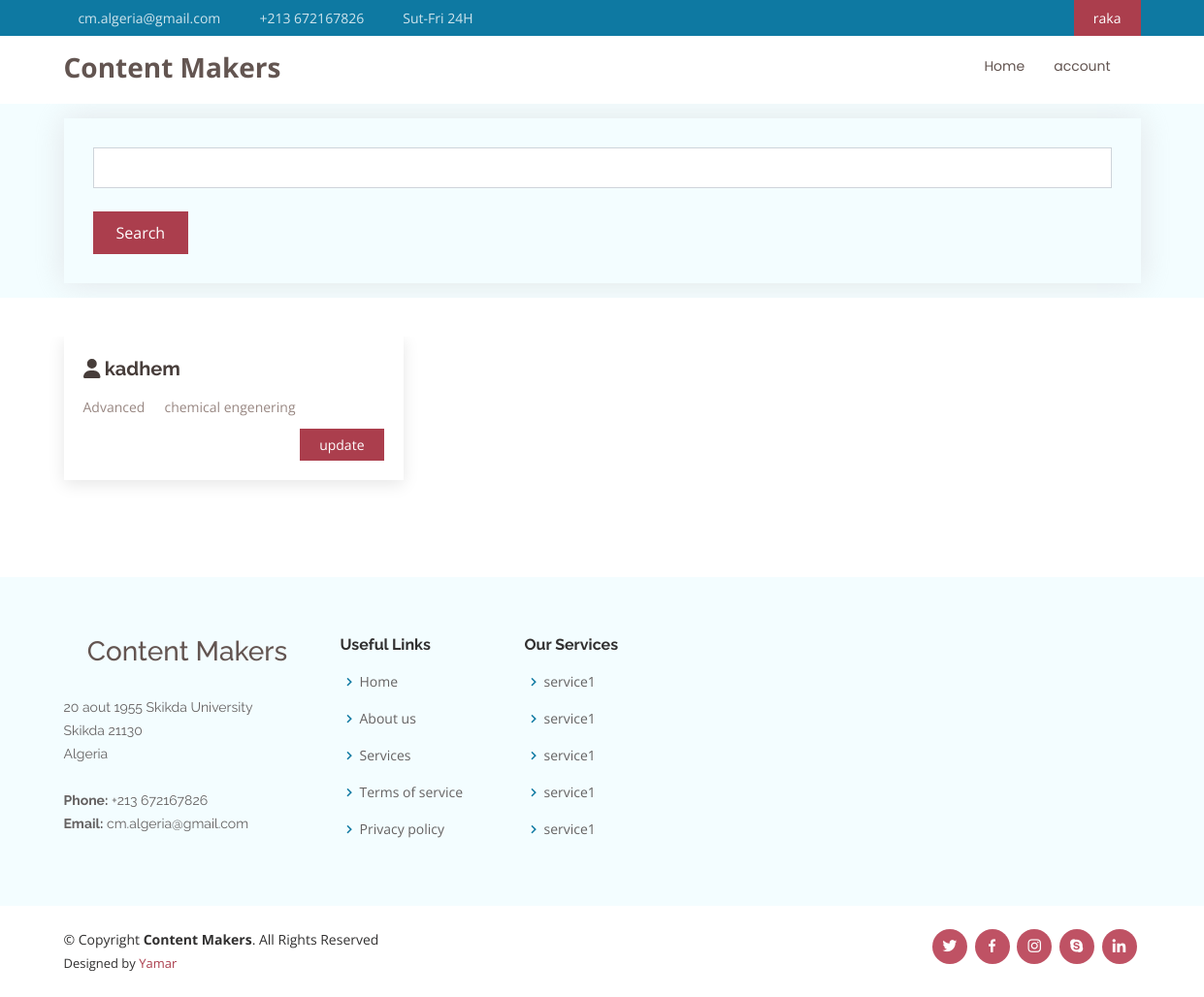
/manage/students/ (signed in), run on the app's committed database.
### accounts/models.py (models this page shows)
class User(AbstractUser):
	is_student = models.BooleanField(default=False)
	is_organizer = models.BooleanField(default=False)
	location = models.ForeignKey(Location , on_delete = models.CASCADE , null=True)

class Student(models.Model):
	LEVELS = [
    ('Beginner', 'Beginner'),
    ('Advanced', 'Advanced'),
    ('Profissional', 'Profissional'),
    ]
	user = models.OneToOneField(User , on_delete=models.CASCADE)
	domain = models.CharField(max_length=70 , null=True)
	level = models.CharField(max_length=70 , choices=LEVELS, default='Beginner')
	profile_image = models.ImageField(upload_to = imageupload , null=True)
	def __str__(self):
		return self.user.username

### courses/views.py (the view)
# urls.py: path('students/', views.students , name='students'),
@login_required
@teacher_required
def students(request):
    searchform = SearchForm()
    users = User.objects.filter(location = request.user.location)
    paginator = Paginator(users, 21)
    page_number = request.GET.get('page')
    page_obj = paginator.get_page(page_number)
    context = {
    'users' : page_obj,
    'searchform' : searchform
    }
    return render(request , 'manage/students.html' , context)

### courses/forms.py
class SearchForm(forms.Form):
    def __init__(self, *args, **kwargs):
        super().__init__(*args, **kwargs)
        self.fields['keyword'].widget.attrs.update({'class': 'form-control'} )
    keyword = forms.CharField(max_length=50)

### courses/templates/manage/students.html (shortened to what this page needs)
{% extends 'header.html' %}
{% load static %}
{% block content %}
      	{% block nav %}
      	    <section id="breadcrumbs" class="breadcrumbs">
		      <div class="container contact">
		      	<form request="GET" action="{% url 'search' %}" class="php-email-form">
		      		{{searchform.keyword}}
		      		<br>
		      		<button type="submit">Search</button>
		      	</form>
		      </div>
		    </section>
      	{% endblock nav %}
	{% block head-content %}
	<section id="blog" class="blog">
			<div class="container">
				<div class="row">
				{% if searchresult%}
					{% for student in searchresult %}
						{% if student.user.location == request.user.location %}
				            <div class="col-lg-4  col-md-4" data-aos="fade-up">
				              <article class="entry">
				                <h2 class="entry-title">
				                  <a href=""> <i class="fas fa-user"></i> {{student.user.username}}</a>
				                </h2>
				                <div class="entry-meta">
				                  <ul>
				                    <li class="d-flex align-items-center"><a href="">{{student.level}}</a></li>
				                    <li class="d-flex align-items-center"><a href="">{{student.domain}}</a></li>
				                  </ul>
				                </div>
				                <div class="entry-content">
				                  <div class="read-more">
				                    <a href="{% url 'updatestudent' student.user.username %}">update</a>
				                  </div>
				                </div>
				              </article>
				            </div>
				        {% endif %}
			        {% endfor %}
				{% else %}
				{% for user in users %}
					{% if user.is_student == True %}
			            <div class="col-lg-4  col-md-4" data-aos="fade-up">
			              <article class="entry">
			                <h2 class="entry-title">
			                  <a href=""> <i class="fas fa-user"></i> {{user.student}}</a>
			                </h2>
			                <div class="entry-meta">
			                  <ul>
			                    <li class="d-flex align-items-center"><a href="">{{user.student.level}}</a></li>
			                    <li class="d-flex align-items-center"><a href="">{{user.student.domain}}</a></li>
			                  </ul>
			                </div>
			                <div class="entry-content">
			                  <div class="read-more">
			                    <a href="{% url 'updatestudent' user.username %}">update</a>
			                  </div>
			                </div>
			              </article>
			            </div>
			         {% endif %}
		        {% endfor %}
		        {% endif %}
				</div>
			</div>
	</section>
	{% endblock head-content %}
{% endblock %}

### templates/base.html (shortened to what this page needs)
{% load static %}
<!DOCTYPE html>
<html lang="en">
<head>
  <link href="{% static 'assets/vendor/bootstrap/css/bootstrap.min.css' %}" rel="stylesheet">
  <link href="{% static 'assets/vendor/icofont/icofont.min.css' %}" rel="stylesheet">
  <link href="{% static 'assets/vendor/boxicons/css/boxicons.min.css' %}" rel="stylesheet">
  <link href="{% static 'assets/vendor/venobox/venobox.css' %}" rel="stylesheet">
  <link href="{% static 'assets/vendor/owl.carousel/assets/owl.carousel.min.css' %}" rel="stylesheet">
  <link href="{% static 'assets/vendor/aos/aos.css' %}" rel="stylesheet">
  <link href="{% static 'fontawesome_free/css/all.min.css' %}" rel="stylesheet" type="text/css">
  <link href="{% static 'assets/css/custom.css' %}" rel="stylesheet">
  <link href="{% static 'assets/css/style.css' %}" rel="stylesheet">
</head>
<body>
  <section id="topbar" class="d-none d-lg-block">
    <div class="container d-flex">
      <div class="contact-info mr-auto">
        <ul>
          <li><i class="icofont-envelope"></i><a href="mailto:contact@example.com">cm.algeria@gmail.com</a></li>
          <li><i class="icofont-phone"></i> +213 672167826</li>
          <li><i class="icofont-clock-time icofont-flip-horizontal"></i> Sut-Fri 24H</li>
        </ul>
      </div>
      <div class="cta">
        {% if request.user.is_authenticated %}
          {% if request.user.is_student == True %}
            <a href="{% url 'userprofile' %}" class="scrollto">{{request.user.username}}</a>
          {% else %}
            <a href="{% url 'manage' %}" class="scrollto">{{request.user.username}}</a>
          {% endif %}
        {% else%}
          <a href="{% url 'signup' %}" class="scrollto">Get Started</a>
        {% endif %}
      </div>
    </div>
  </section>
  <header id="header">
    <div class="container d-flex">
      <div class="logo mr-auto">
        <h1 class="text-light"><a href="{% url 'home' %}"><span>Content Makers</span></a></h1>
      </div>
      <nav class="nav-menu d-none d-lg-block">
        <ul>
          <li><a href="{% url 'home' %}">Home</a></li>
        {% if request.user.is_authenticated %}
          {% if request.user.is_student == True %}
            <li class="drop-down"><a href="">account</a>
              <ul>
                <li><a href="{% url 'userprofile' %}">Profile</a></li>
                <li><a href="{% url 'logoutUser' %}">Logout</a></li>
                <li><a href="{% url 'reset_password' %}">Reset password </a></li>
              </ul>
            </li>
          {% else %}
            <li class="drop-down"><a href="">account</a>
            </li>
          {% endif %}
        {% else%}
          <li><a href="{% url 'loginPage' %}">Login</a></li>
        {% endif %}
        </ul>
      </nav>
    </div>
  </header>
  {% block content %}
  {% endblock %}
  <footer id="footer">
    <div class="footer-top">
      <div class="container">
        <div class="row">
          <div class="col-lg-3 col-md-6 footer-contact">
            <h3>Content Makers</h3>
            <p>
              20 aout 1955 Skikda University <br>
              Skikda 21130<br>
              Algeria <br><br>
              <strong>Phone:</strong> +213 672167826<br>
              <strong>Email:</strong> cm.algeria@gmail.com<br>
            </p>
          </div>
          <div class="col-lg-2 col-md-6 footer-links">
            <h4>Useful Links</h4>
            <ul>
              <li><i class="bx bx-chevron-right"></i> <a href="#">Home</a></li>
              <li><i class="bx bx-chevron-right"></i> <a href="#">About us</a></li>
              <li><i class="bx bx-chevron-right"></i> <a href="#">Services</a></li>
              <li><i class="bx bx-chevron-right"></i> <a href="#">Terms of service</a></li>
              <li><i class="bx bx-chevron-right"></i> <a href="#">Privacy policy</a></li>
            </ul>
          </div>
          <div class="col-lg-3 col-md-6 footer-links">
            <h4>Our Services</h4>
            <ul>
              <li><i class="bx bx-chevron-right"></i> <a href="#">service1</a></li>
              <li><i class="bx bx-chevron-right"></i> <a href="#">service1</a></li>
              <li><i class="bx bx-chevron-right"></i> <a href="#">service1</a></li>
              <li><i class="bx bx-chevron-right"></i> <a href="#">service1</a></li>
              <li><i class="bx bx-chevron-right"></i> <a href="#">service1</a></li>
            </ul>
          </div>
        </div>
      </div>
    </div>
    <div class="container d-lg-flex py-4">
      <div class="mr-lg-auto text-center text-lg-left">
        <div class="copyright">
          &copy; Copyright <strong><span>Content Makers</span></strong>. All Rights Reserved
        </div>
        <div class="credits">
          Designed by <a href="#">Yamar</a>
        </div>
      </div>
      <div class="social-links text-center text-lg-right pt-3 pt-lg-0">
        <a href="#" class="twitter"><i class="bx bxl-twitter"></i></a>
        <a href="#" class="facebook"><i class="bx bxl-facebook"></i></a>
        <a href="#" class="instagram"><i class="bx bxl-instagram"></i></a>
        <a href="#" class="google-plus"><i class="bx bxl-skype"></i></a>
        <a href="#" class="linkedin"><i class="bx bxl-linkedin"></i></a>
      </div>
    </div>
  </footer>
</body>
</html>

### static/assets/css/custom.css (style rules this page uses)
h3 { padding-bottom: 20px; text-align: center; color: #635551; rgb(1-255 , x , z) rgba(1-255 , x , z , 0-1) }

### data on the page
User: user.username "raka"
User: student "kadhem", student.level "Advanced", student.domain "chemical engenering"
